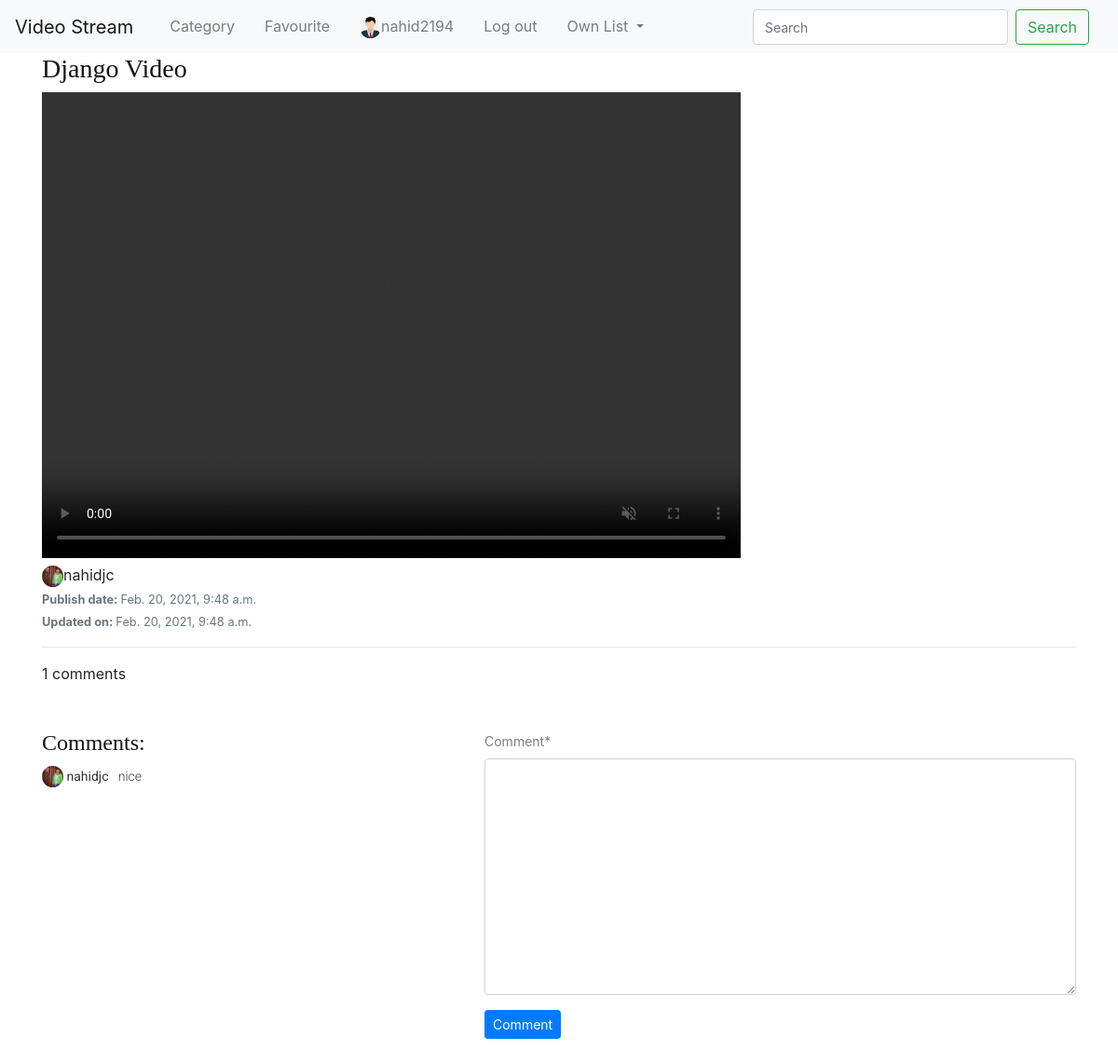
/stream/details-video/django-video-f823dda8-479c-40a3-abfc-44336accc736/ (signed in), run on the app's committed database.
### Stream_App/models.py (models this page shows, shortened)
class Video(models.Model):
    category = models.ForeignKey(
        Category, on_delete=models.CASCADE, related_name='video_category')
    user = models.ForeignKey(
        User, on_delete=models.CASCADE, related_name='post_user')
    video_title = models.CharField(max_length=250, verbose_name='Put a Title')
    slug = models.SlugField(max_length=250, unique=True)
    video_content = models.FileField(
        verbose_name='Upload Video', upload_to='videos')
    thumbnail = models.ImageField(
        verbose_name='Add to Thumbnail', upload_to='thumbnails', blank=True)
    publish_date = models.DateTimeField(auto_now_add=True)
    update_date = models.DateTimeField(auto_now=True)
    class Meta:
        ordering = ['-publish_date']

class Comment(models.Model):
    video = models.ForeignKey(
        Video, on_delete=models.CASCADE, related_name='video_comment')
    user = models.ForeignKey(
        User, on_delete=models.CASCADE, related_name='comment_user')
    comment = models.TextField()
    comment_date = models.DateTimeField(auto_now_add=True)
    class Meta:
        ordering = ['-comment_date']
    def __str__(self):
        return self.comment

### Login_App/models.py (models this page shows, shortened)
class Profile(models.Model):
    user = models.OneToOneField(
        User, on_delete=models.CASCADE, related_name='profile')
    profile_picture = models.ImageField(
        upload_to='profile_picture', blank=True)
    about = models.CharField(max_length=250, blank=True)
    fullname = models.CharField(max_length=255, blank=True)
    website = models.URLField(blank=True)

### Stream_App/views.py (the view, shortened to what this page needs)
@login_required
def details_videos(request, slug):
    video = Video.objects.get(slug=slug)
    comment_form = CommentForm()
    return render(request, 'Stream_App/video_details.html', context={'video': video, 'form': comment_form})

### Stream_App/forms.py
class CommentForm(forms.ModelForm):
    class Meta:
        model = Comment
        fields = ['comment']

### templates/Stream_App/video_details.html (shortened to what this page needs)
{% extends 'base.html'%}
{% load crispy_forms_tags %}
{% block body_block %}
{% include "navbar.html" %}
<div class="container">
    <div class="video-details">
        <h3>{{video.video_title}}</h3>
        <video autoplay loop controls muted width="750px" height="500px">
            <source src="/media/{{video.video_content}}" type="video/mp4" />
        </video> <br>
        <img src="/media/{{video.user.profile.profile_picture}}" alt="" width="23px" height="23px"
            class="rounded-circle">{{video.user.username}} <br>
        <small class="text-muted"><strong>Publish date: </strong>{{video.publish_date}}</small><br>
        <small class="text-muted"><strong>Updated on: </strong>{{video.update_date}}</small>
    </div>
    <hr>
    {{video.video_comment.count}} comments
    <div class="comments">
        <div class="row">
            <div class="col-sm-5 py-5">
                <h4>Comments:</h4>
                {% for comment in video.video_comment.all %}
                <p>
                    {% if comment.user.profile.profile_picture %}
                    <img src="/media/{{comment.user.profile.profile_picture}}" alt="" width="23px" height="23px"
                        class="rounded-circle">
                    {% else %}
                    <img src="/static/images/avatar.jpg" width="23px" height="23px" class="rounded-circle"
                        alt="default">
                    {% endif %}
                    <strong>{{comment.user.username}}</strong> &nbsp; {{comment}}
                </p>
                {% endfor %}
            </div>
            <div class="col-sm-7 py-5">
                <form action="" method="POST">
                    {{form|crispy}}
                    <button type="submit" class="btn btn-primary btn-sm">Comment</button>
                </form>
            </div>
        </div>
    </div>
</div>
{% endblock %}

### templates/navbar.html (shortened to what this page needs)
<!DOCTYPE html>
{% load static %}
<head>
    <link rel="stylesheet" href="https://stackpath.bootstrapcdn.com/bootstrap/4.5.2/css/bootstrap.min.css"
>
    <link rel="stylesheet" href="https://cdnjs.cloudflare.com/ajax/libs/font-awesome/4.7.0/css/font-awesome.min.css">
    <link rel="stylesheet" href="{% static 'css/mystyle.css' %}">
</head>
<body>
    <nav class="navbar navbar-expand-lg navbar-light bg-light">
        <a class="navbar-brand" href="{% url 'home' %}">Video Stream</a>
        <div class="collapse container navbar-collapse" id="navbarSupportedContent">
            <ul class="navbar-nav mr-auto">
                <li class="nav-item pr-3">
                    <a class="nav-link" href="{% url 'Stream_App:categories' %}">Category</a>
                </li>
                <li class="nav-item pr-3">
                    <a class="nav-link" href="#">Favourite</a>
                </li>
                {% if user.is_authenticated %}
                <li class="nav-item pr-3">
                    {% if user.profile.profile_picture %}
                    <a class="nav-link" href="{% url 'Login_App:profile' %}"><img
                            src="/media/{{user.profile.profile_picture}}" alt="" width="23px" height="23px"
                            class="rounded-circle">{{user.username}}</a>
                    {% else %}
                    <a class="nav-link" href="{% url 'Login_App:profile' %}"><img src="/static/images/avatar.jpg"
                            width="23px" height="23px" class="rounded-circle" alt="default">{{user.username}}</a>
                    {% endif %}
                </li>
                <li class="nav-item pr-3">
                    <a class="nav-link" href="{% url 'Login_App:logout' %}">Log out</a>
                </li>
                {% endif %}
                <li class="nav-item dropdown pr-3">
                    <a class="nav-link dropdown-toggle" href="#" id="navbarDropdown" role="button"
                        data-toggle="dropdown" aria-haspopup="true" aria-expanded="false">
                        Own List
                    </a>
                </li>
            </ul>
            <form class="form-inline my-2 my-lg-0" method="GET">
                <input class="form-control mr-sm-2" type="search" placeholder="Search" aria-label="Search"
                    name="search">
                <button class="btn btn-outline-success my-2 my-sm-0" type="submit">Search</button>
            </form>
        </div>
    </nav>
</body>
</html>

### data on the page
Video: video_title "Django Video", user.profile.profile_picture (picture), user.username "nahidjc", publish_date "Feb. 20, 2021, 9:48 a.m.", update_date "Feb. 20, 2021, 9:48 a.m.", video_comment.count "1"
Comment: user.profile.profile_picture (picture), user.username "nahidjc", comment "nice"

### other printed values
{{ user.username }} "nahid2194"
